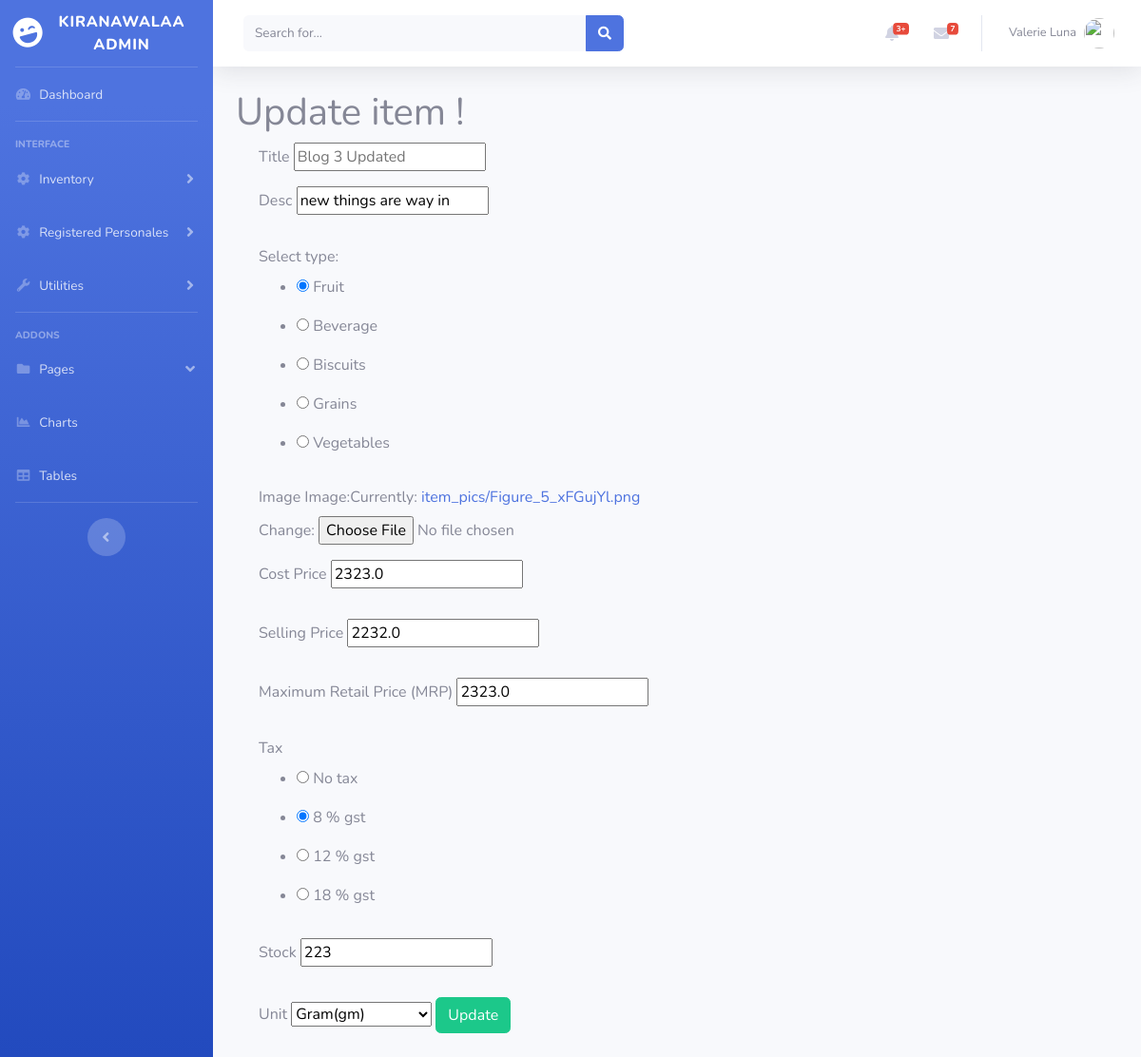
The app's page /inventory/item/5 (signed in), older data.
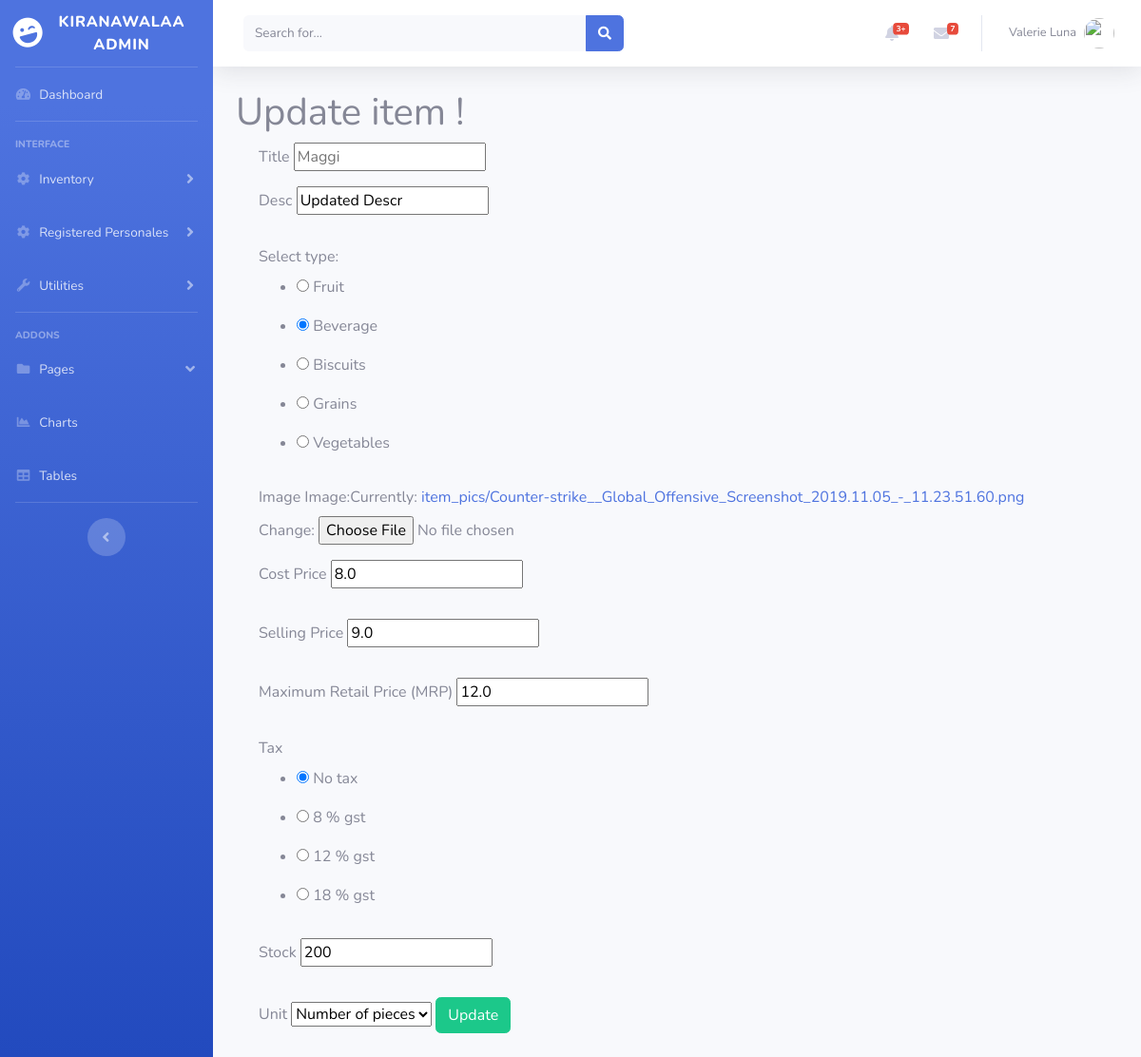
The same page, newer data.
### inventory/models.py (models this page shows, shortened)
class Item(models.Model):
    title = models.CharField(max_length=100)
    desc = models.CharField(max_length=1000)
    category = models.CharField(max_length=40)
    cprice = models.FloatField()
    sprice = models.FloatField()
    mrp = models.FloatField()
    tax = models.FloatField(default=0.00)
    stock = models.PositiveIntegerField()
    units = models.CharField(max_length=10)
    image = models.ImageField(default="default2.jpg", upload_to='item_pics')
    created_at = models.DateTimeField(auto_now_add=True)
    updated_at = models.DateTimeField(auto_now=True)

### inventory/views.py (the view, shortened to what this page needs)
# urls.py: path("item/<int:pk>", views.update, name="post-update"),
def update(request, pk):
    if request.user.is_staff:
        instance1 = get_object_or_404(Item, id=pk)
        u_form = ItemUpdateForm(request.POST, request.FILES, instance=instance1)
        context = {"u_form": u_form, "item": instance1}
        return render(request, "inventory/item-update.html", context)
    else:
        messages.warning(request, f"Not an Admin")
        return redirect("/")

### inventory/forms.py
class ItemUpdateForm(forms.ModelForm):
    class Meta:
        model = Item
        fields = ["image"]

### inventory/templates/inventory/item-update.html (shortened to what the changed rows need)
{% extends "dashboard/blank.html" %}
{% load crispy_forms_tags %}
{% block content %}
<h1>Update item !</h1>
<div class="container center-block">
         <div class="content-section">
                                <form method="POST" enctype="multipart/form-data" action="">
                                        {% load widget_tweaks %}
                                        <label for="title">Title</label>
                                    <input type="text" name="title" placeholder="{{item.title}}" value="" maxlength="100" class="form-group" required id="title">
                                </div>
                                <div class="form-group">
                                    <label for="desc">Desc</label>
                                    <input type="text" name="desc" value="{{item.desc}}" maxlength="1000" class="form-group" required id="desc">
                                </div>
                                <div class="form-group">
                                    <label for="category_0">Select type: </label>
                                    <ul id="category" class="form-group">
                <li><label for="category_0"><input {% if item.category == "fruit" %}checked{% endif %} type="radio" name="category" value="fruit" class="form-group" required id="category_0">
            Fruit</label>
            </li>
                <li><label for="category_1"><input {% if item.category == "beverage" %}checked{% endif %} type="radio" name="category" value="beverage" class="form-group" required id="category_1">
            Beverage</label>
            </li>
                <li><label for="category_2"><input {% if item.category == "biscuit" %}checked{% endif %} type="radio" name="category" value="biscuit" class="form-group" required id="category_2">
            Biscuits</label>
            </li>
                <li><label for="category_3"><input {% if item.category == "grains" %}checked{% endif %} type="radio" name="category" value="grains" class="form-group" required id="category_3">
            Grains</label>
            </li>
                <li><label for="category_4"><input {% if item.category == "vegetables" %}checked{% endif %} type="radio" name="category" value="vegetables" class="form-group" required id="category_4">
            Vegetables</label>
            </li>
            </ul>
                                </div>
                                        <div class="form-group">
                                            <label for="{{ u_form.image.id_for_label }}">{{ u_form.image.label }}</label>
                                            {{ u_form  }}
                                        </div>
                                <div class="form-group">
                                    <label for="cprice">Cost Price</label>
                                    <input type="number" value="{{item.cprice}}" name="cprice" step="any" class="form-group" required id="cprice">
                                </div>
                                <div class="form-group">
                                    <label for="sprice">Selling Price</label>
                                    <input type="number" value="{{item.sprice}}" name="sprice" step="any" class="form-group" required id="sprice">
                                </div>
                                <div class="form-group">
                                    <label for="mrp">Maximum Retail Price (MRP) </label>
                                    <input type="number" value="{{item.mrp}}" name="mrp" step="any" class="form-group" required id="mrp">
                                </div>
                                <div class="form-group">
                                    <label for="tax_0">Tax</label>
                                    <ul id="tax" class="form-group">
                                        <li><label for="tax_0"><input {% if item.tax == 0 %}checked{% endif %} type="radio" name="tax" value="0.0" class="form-group" id="tax_0">
                                    No tax</label>
                                        </li>
                                            <li><label for="tax_1"><input {% if item.tax == 8 %}checked{% endif %} type="radio" name="tax" value="8.0" class="form-group" id="tax_1">
                                        8 % gst</label>
                                        </li>
                                            <li><label for="tax_2"><input {% if item.tax == 12 %}checked{% endif %} type="radio" name="tax" value="12.0" class="form-group" id="tax_2">
                                        12 % gst</label>
                                        </li>
                                            <li><label for="tax_3"><input {% if item.tax == 18 %}checked{% endif %} type="radio" name="tax" value="18.0" class="form-group" id="tax_3">
                                        18 % gst</label>
                                        </li>
                                    </ul>
                                </div>
                                <div class="form-group">
                                    <label for="stock">Stock</label>
                                    <input type="number" value="{{item.stock}}" name="stock" min="0" class="form-group" required id="stock">
                                </div>
                                <div class="form-group">
                                    <label for="units">Unit</label>
                                    <select name="units" class="form-group" id="units">
                                    <option {% if item.units == "gm" %}selected{% endif %} value="gm">Gram(gm)</option>
                                    <option {% if item.units == "Nos" %}selected{% endif %} value="Nos">Number of pieces</option>
                                    </select>
                                    <button class="btn btn-success" type="submit">Update</button>
                        </div>
                    </div>
                </div>
            </div>
    </div>
</div>
{% endblock content %}

Row changes from the older to the newer data that the page shows:
changed Item "☐ Biscuits": title "Blog 3 Updated" → "Maggi"; desc "new things are way in" → "Updated Descr"; category "☑ Select type:" → "☐ Select type:"; category "☐ Beverage" → "☑ Beverage"; cprice "2323.0" → "8.0"; sprice "2232.0" → "9.0"; mrp "2323.0" → "12.0"; tax "☐ Tax" → "☑ Tax"; tax "☑ 8 % gst" → "☐ 8 % gst"; stock "223" → "200"; units "Gram(gm)" → "Number of pieces"
Text that changed along with them:
text no longer shown: "Image: Currently: item_pics/Figure_5_xFGujYl.png Change:"
text now shown: "Image: Currently: item_pics/Counter-strike__Global_Offensive_Screenshot_2019.11.05_-_11.23.51.60.png Change:"
